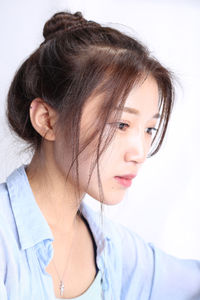
#> input picture opencv/1.jpg, 200 x 300 px, found by its file name
$ python example_17_canny.py
#> lines starting #> are read from the running program, lines starting #| are printed output that depends on the picture; after the words box and inside, x2 and y2 are one past the last pixel; in counts of white or black regions, pixels touching at a corner belong together
#> further down, src is the input picture: shape (300, 200, 3); mean B, G, R 189.3, 187.3, 198.7
# Canny算法——边缘提取
'''
1.高斯模糊 — GaussianBlur
2.灰度转换 — cvtColor
3.计算梯度 — Sobel / Scharr
4,.非最大信号抑制
5.高低阈值输出二值图像
'''
import cv2 as cv
import numpy as np

#
def edge_demo(image):
    blurred = cv.GaussianBlur(image, (3, 3), 0)
    gray = cv.cvtColor(blurred, cv.COLOR_BGR2GRAY)
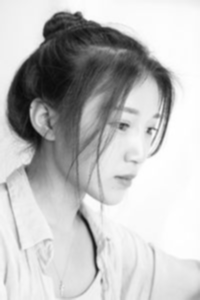
#> gray: shape (300, 200); min 11, max 255, mean 190.9
    # X gradient
    xgrad = cv.Sobel(gray, cv.CV_16SC1, 1, 0)
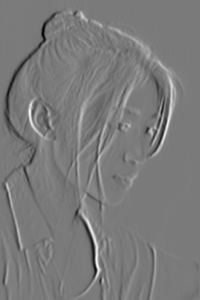
#> xgrad: shape (300, 200) int16; min -559, max 600, mean 0.3; drawn with min black and max white
    ygrad = cv.Sobel(gray, cv.CV_16SC1, 0, 1)
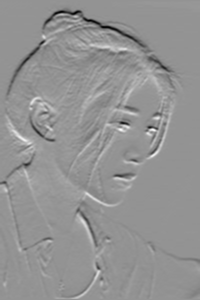
#> ygrad: shape (300, 200) int16; min -492, max 358, mean -0.5; drawn with min black and max white
    edge_output = cv.Canny(xgrad, ygrad, 50, 150)
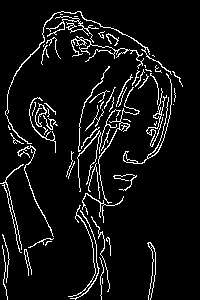
#> edge_output: shape (300, 200); 7.1% white in thin lines or dots, all inside (x1, y1, x2, y2) = (0, 11, 183, 300)
    edge_output = cv.Canny(gray, 56, 150)
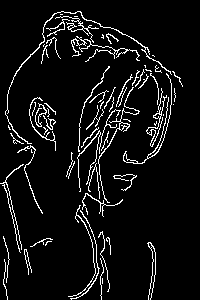
#> edge_output: shape (300, 200); 6.8% white in thin lines or dots, all inside (x1, y1, x2, y2) = (0, 11, 183, 300)
    cv.imshow("Canny_edge", edge_output)

    dst = cv.bitwise_and(image, image, mask=edge_output)
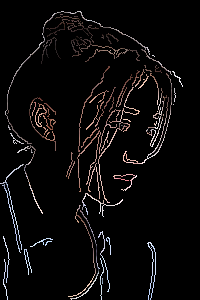
#> dst: shape (300, 200, 3); mean B, G, R 10, 9.9, 11.4
    cv.imshow("color Edge", dst)


# ----------------------------------
print("Hello to Opencv world")
src = cv.imread("F:\\pythonwork\\opencv\\1.jpg")  # 地址
# cv.namedWindow("input image", cv.WINDOW_AUTOSIZE) # 窗口设置名称，自由尺寸
cv.imshow("origin", src)
t1 = cv.getTickCount()
edge_demo(src)

t2 = cv.getTickCount()
print((t2 - t1)/cv.getTickFrequency() * 1000)
cv.waitKey(0)

cv.destroyAllWindows()

$ run again, with opencv/2.jpg copied over opencv/1.jpg
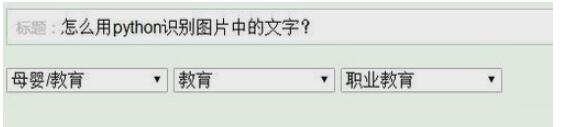
#> input picture opencv/2.jpg, 566 x 127 px, found by its file name
#> src is the input picture: shape (127, 566, 3); mean B, G, R 219, 224.1, 219.2
#> in edge_demo, `edge_output = cv.Canny(xgrad, ygrad, 50, 150)`:
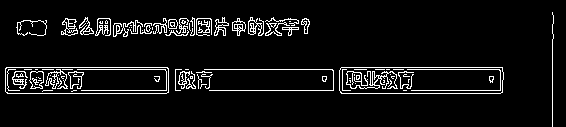
#> edge_output: shape (127, 566); 6.4% white in thin lines or dots, all inside (x1, y1, x2, y2) = (5, 12, 554, 127)
#> in edge_demo, `dst = cv.bitwise_and(image, image, mask=edge_output)`:
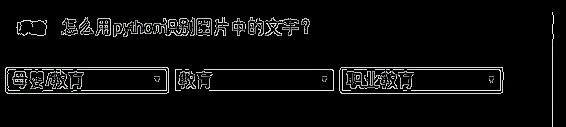
#> dst: shape (127, 566, 3); mean B, G, R 12.2, 12.3, 12.2

$ run again, with opencv/3.jpg copied over opencv/1.jpg
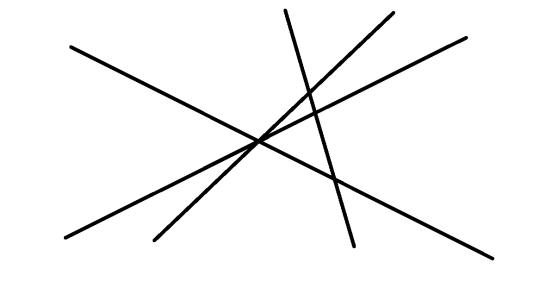
#> input picture opencv/3.jpg, 533 x 300 px, found by its file name
#> src is the input picture: shape (300, 533, 3); min 0, max 255, mean 246.1
#> in edge_demo, `edge_output = cv.Canny(xgrad, ygrad, 50, 150)`:
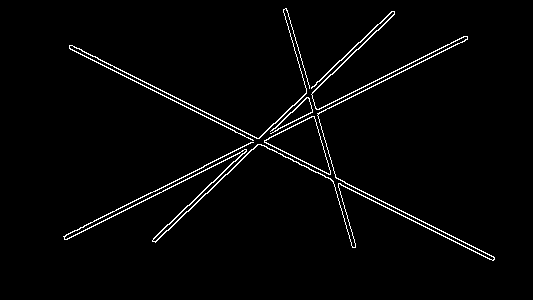
#> edge_output: shape (300, 533); 2.3% white in thin lines or dots, all inside (x1, y1, x2, y2) = (63, 8, 495, 261)
#> in edge_demo, `dst = cv.bitwise_and(image, image, mask=edge_output)`:
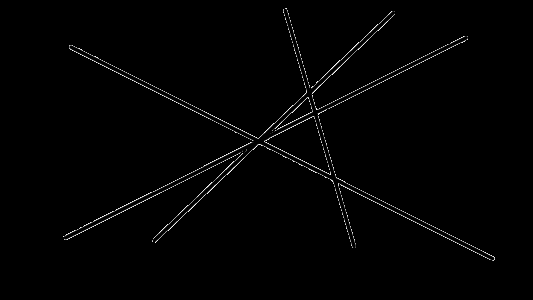
#> dst: shape (300, 533, 3); min 0, max 255, mean 2.9
